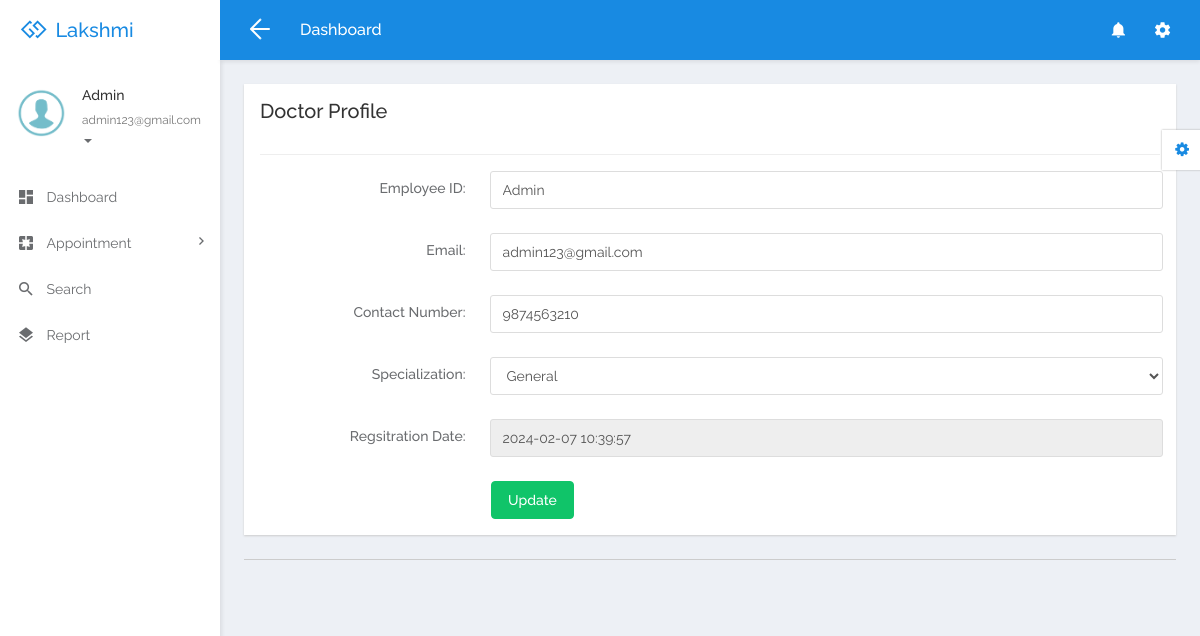
The app's page /dams/doctor/profile.php (signed in) with its own data.
### tables this page shows
CREATE TABLE IF NOT EXISTS `tbldoctor` (
`ID` int(5) NOT NULL,
  `FullName` varchar(250) DEFAULT NULL,
  `MobileNumber` bigint(10) DEFAULT NULL,
  `Email` varchar(250) DEFAULT NULL,
  `Specialization` varchar(250) DEFAULT NULL,
  `Password` varchar(259) DEFAULT NULL,
  `CreationDate` timestamp NULL DEFAULT CURRENT_TIMESTAMP
);

CREATE TABLE IF NOT EXISTS `tblspecialization` (
`ID` int(5) NOT NULL,
  `Specialization` varchar(250) DEFAULT NULL,
  `CreationDate` timestamp NULL DEFAULT CURRENT_TIMESTAMP
);

### dams/doctor/profile.php (the view, shortened to what this page needs)
<?php
include('includes/dbconnection.php');
if (strlen($_SESSION['damsid']==0)) {
  header('location:logout.php');
  } else{
  ?>
<!DOCTYPE html>
<html lang="en">
<head>
  <link rel="stylesheet" href="libs/bower/font-awesome/css/font-awesome.min.css">
  <link rel="stylesheet" href="libs/bower/material-design-iconic-font/dist/css/material-design-iconic-font.css">
  <link rel="stylesheet" href="libs/bower/animate.css/animate.min.css">
  <link rel="stylesheet" href="libs/bower/fullcalendar/dist/fullcalendar.min.css">
  <link rel="stylesheet" href="libs/bower/perfect-scrollbar/css/perfect-scrollbar.css">
  <link rel="stylesheet" href="assets/css/bootstrap.css">
  <link rel="stylesheet" href="assets/css/core.css">
  <link rel="stylesheet" href="assets/css/app.css">
</head>
<body class="menubar-left menubar-unfold menubar-light theme-primary">
<?php include_once('includes/header.php');?>
<?php include_once('includes/sidebar.php');?>
<main id="app-main" class="app-main">
  <div class="wrap">
  <section class="app-content">
    <div class="row">
      <div class="col-md-12">
        <div class="widget">
          <header class="widget-header">
            <h3 class="widget-title">Doctor Profile</h3>
          </header>
          <hr class="widget-separator">
          <div class="widget-body">
            <?php
$did=$_SESSION['damsid'];
$sql="SELECT tbldoctor.*,tblspecialization.ID as sid,tblspecialization.Specialization as sssp from  tbldoctor join tblspecialization on tblspecialization.ID=tbldoctor.Specialization where tbldoctor.ID=:did";
$query = $dbh -> prepare($sql);
$query->bindParam(':did',$did,PDO::PARAM_STR);
$query->execute();
$results=$query->fetchAll(PDO::FETCH_OBJ);
if($query->rowCount() > 0)
{
foreach($results as $row)
{               ?>
            <form class="form-horizontal" method="post">
              <div class="form-group">
                <label for="exampleTextInput1" class="col-sm-3 control-label">Employee ID:</label>
                <div class="col-sm-9">
                  <input id="fname" type="text" class="form-control" placeholder="Full Name" name="fname" required="true" value="<?php  echo $row->FullName;?>">
                </div>
              </div>
              <div class="form-group">
                <label for="email2" class="col-sm-3 control-label">Email:</label>
                <div class="col-sm-9">
                  <input type="email" class="form-control" id="email" name="email" value="<?php  echo $row->Email;?>" required='true'>
                </div>
              </div>
               <div class="form-group">
                <label for="email2" class="col-sm-3 control-label">Contact Number:</label>
                <div class="col-sm-9">
                  <input type="text" class="form-control" id="email2" name="mobilenumber" value="<?php  echo $row->MobileNumber;?>" required='true' maxlength='10'>
                </div>
              </div>
              <div class="form-group">
                <label for="email2" class="col-sm-3 control-label">Specialization:</label>
                <div class="col-sm-9">
                  <select class="form-control" name="specializationid">
        <option value="<?php  echo htmlentities($row->ID);?>"><?php  echo htmlentities($row->sssp);?></option>
        <?php
$sql1="SELECT * from tblspecialization";
$query1 = $dbh -> prepare($sql1);
$query1->execute();
$results1=$query1->fetchAll(PDO::FETCH_OBJ);
$cnt=1;
if($query1->rowCount() > 0)
{
foreach($results1 as $row1)
{               ?>
        <option value="<?php  echo htmlentities($row1->ID);?>"><?php  echo htmlentities($row1->Specialization);?></option><?php $cnt=$cnt+1;}} ?>
      </select>
                </div>
              </div>
              <div class="form-group">
                <label for="email2" class="col-sm-3 control-label">Regsitration Date:</label>
                <div class="col-sm-9">
                  <input type="text" class="form-control" id="email2" name="" value="<?php  echo $row->CreationDate;?>" readonly="true">
                </div>
              </div>
             <?php $cnt=$cnt+1;}} ?>
              <div class="row">
                <div class="col-sm-9 col-sm-offset-3">
                  <button type="submit" class="btn btn-success" name="submit">Update</button>
                </div>
              </div>
            </form>
          </div>
        </div>
      </div>
    </div>
  </section>
</div>
  <?php include_once('includes/footer.php');?>
</main>
<?php include_once('includes/customizer.php');?>
</body>
</html>
<?php }  ?>

### dams/doctor/includes/header.php (shortened to what this page needs)
<nav id="app-navbar" class="navbar navbar-inverse navbar-fixed-top primary">
  <div class="navbar-header">
    <a href="dashboard.php" class="navbar-brand">
      <span class="brand-icon"><i class="fa fa-gg"></i></span>
      <span class="brand-name">Lakshmi</span>
    </a>
  </div>
  <div class="navbar-container container-fluid">
    <div class="collapse navbar-collapse" id="app-navbar-collapse">
      <ul class="nav navbar-toolbar navbar-toolbar-left navbar-left">
        <li class="hidden-float hidden-menubar-top">
          <a href="javascript:void(0)" role="button" id="menubar-fold-btn" class="hamburger hamburger--arrowalt is-active js-hamburger">
            <span class="hamburger-box"><span class="hamburger-inner"></span></span>
          </a>
        </li>
        <li>
          <h5 class="page-title hidden-menubar-top hidden-float">Dashboard</h5>
        </li>
      </ul>
      <ul class="nav navbar-toolbar navbar-toolbar-right navbar-right">
        <li class="dropdown">
          <a href="#" class="dropdown-toggle" data-toggle="dropdown" role="button" aria-haspopup="true" aria-expanded="false"><i class="zmdi zmdi-hc-lg zmdi-notifications"></i></a>
        </li>
        <li class="dropdown">
          <a href="javascript:void(0)" class="dropdown-toggle" data-toggle="dropdown" role="button" aria-haspopup="true" aria-expanded="false"><i class="zmdi zmdi-hc-lg zmdi-settings"></i></a>
        </li>
      </ul>
    </div>
  </div>
</nav>

### dams/doctor/includes/sidebar.php (shortened to what this page needs)
<aside id="menubar" class="menubar light">
  <div class="app-user">
    <div class="media">
      <div class="media-left">
        <div class="avatar avatar-md avatar-circle">
          <a href="javascript:void(0)"><img class="img-responsive" src="assets/images/images.png" alt="avatar"/></a>
        </div>
      </div>
      <div class="media-body">
        <div class="foldable">
          <?php
$eid=$_SESSION['damsid'];
$sql="SELECT FullName,Email from  tbldoctor where ID=:eid";
$query = $dbh -> prepare($sql);
$query->bindParam(':eid',$eid,PDO::PARAM_STR);
$query->execute();
$results=$query->fetchAll(PDO::FETCH_OBJ);
foreach($results as $row)
{
$email=$row->Email;
$fname=$row->FullName;
}   ?>
          <h5><a href="javascript:void(0)" class="username"><?php  echo $fname ;?></a></h5>
          <ul>
            <li class="dropdown">
              <a href="javascript:void(0)" class="dropdown-toggle usertitle" data-toggle="dropdown" aria-haspopup="true" aria-expanded="false">
                <small><?php  echo $email;?></small>
                <span class="caret"></span>
              </a>
            </li>
          </ul>
        </div>
      </div>
    </div>
  </div>
  <div class="menubar-scroll">
    <div class="menubar-scroll-inner">
      <ul class="app-menu">
        <li class="has-submenu">
          <a href="dashboard.php">
            <i class="menu-icon zmdi zmdi-view-dashboard zmdi-hc-lg"></i>
            <span class="menu-text">Dashboard</span>
          </a>
        </li>
       <li class="has-submenu">
          <a href="javascript:void(0)" class="submenu-toggle">
            <i class="menu-icon zmdi zmdi-pages zmdi-hc-lg"></i>
            <span class="menu-text">Appointment</span>
            <i class="menu-caret zmdi zmdi-hc-sm zmdi-chevron-right"></i>
          </a>
        </li>
        <li>
          <a href="search.php">
            <i class="menu-icon zmdi zmdi-search zmdi-hc-lg"></i>
            <span class="menu-text">Search</span>
          </a>
        </li>
        <li>
          <a href="appointment-bwdates.php">
            <i class="menu-icon zmdi zmdi-layers zmdi-hc-lg"></i>
            <span class="menu-text">Report</span>
          </a>
        </li>
      </ul>
    </div>
  </div>
</aside>

### dams/doctor/includes/footer.php (shortened to what this page needs)
<div class="wrap p-t-0">
    <footer class="app-footer">
    </footer>
  </div>

### dams/doctor/includes/customizer.php (shortened to what this page needs)
<div id="app-customizer" class="app-customizer">
  <a href="javascript:void(0)"
    class="app-customizer-toggle theme-color"
    data-toggle="class"
    data-class="open"
    data-active="false"
    data-target="#app-customizer">
    <i class="fa fa-gear"></i>
  </a>
</div>

### records on screen
tbldoctor: FullName "Admin", Email "admin123@gmail.com", fname "Admin", email "admin123@gmail.com", mobilenumber "9874563210", specializationid "General", CreationDate "2024-02-07 10:39:57"
